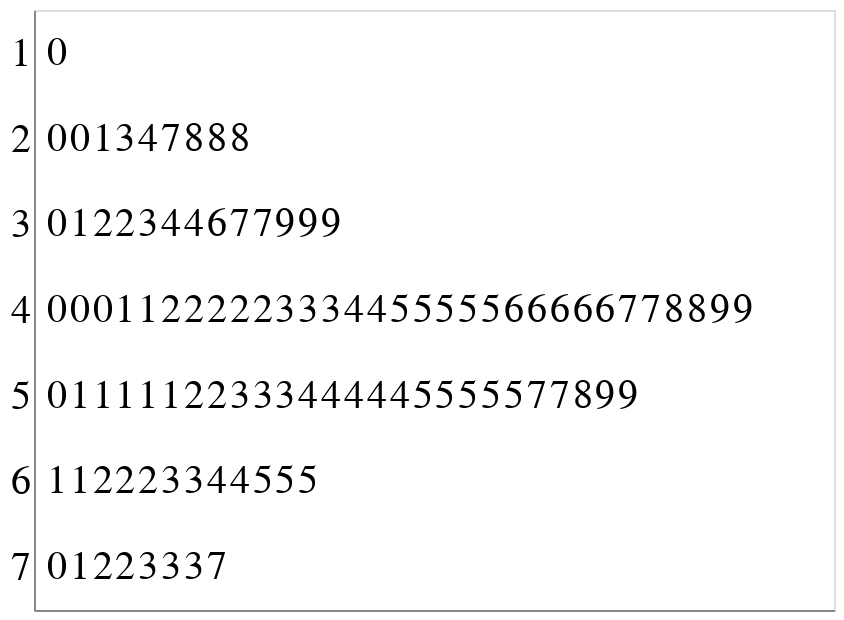

Write notebook code for a chart like this one.
### Code cell
import altair as alt
import pandas as pd
import numpy as np
np.random.seed(42)

# Generating random data
source = pd.DataFrame({'samples': np.random.normal(50, 15, 100).astype(int).astype(str)})

# Splitting stem and leaf
source['stem'] = source['samples'].str[:-1]
source['leaf'] = source['samples'].str[-1]

source = source.sort_values(by=['stem', 'leaf'])

# Determining leaf position
source['position'] = source.groupby('stem').cumcount().add(1)

# Creating stem and leaf plot
alt.Chart(source).mark_text(
    align='left',
    baseline='middle',
    dx=-5
).encode(
    alt.X('position:Q', title='',
        axis=alt.Axis(ticks=False, labels=False, grid=False)
    ),
    alt.Y('stem:N', title='', axis=alt.Axis(tickSize=0)),
    text='leaf:N',
).configure_axis(
    labelFontSize=20
).configure_text(
    fontSize=20
)

### Figure 1 — Vega-Lite specification as saved in the notebook (floating-point values rounded to 4 significant figures)
{"$schema": "https://vega.github.io/schema/vega-lite/v3.4.0.json", "config": {"axis": {"labelFontSize": 20}, "mark": {"tooltip": null}, "text": {"fontSize": 20}, "view": {"height": 300, "width": 400}}, "data": {"name": "data-656e163bdf36ab7b5e5a64e77d1bc438"}, "datasets": {"data-656e163bdf36ab7b5e5a64e77d1bc438": [{"leaf": "0", "position": 1, "samples": "10", "stem": "1"}, {"leaf": "0", "position": 1, "samples": "20", "stem": "2"}, {"leaf": "0", "position": 2, "samples": "20", "stem": "2"}, {"leaf": "1", "position": 3, "samples": "21", "stem": "2"}, {"leaf": "3", "position": 4, "samples": "23", "stem": "2"}, {"leaf": "4", "position": 5, "samples": "24", "stem": "2"}, {"leaf": "7", "position": 6, "samples": "27", "stem": "2"}, {"leaf": "8", "position": 7, "samples": "28", "stem": "2"}, {"leaf": "8", "position": 8, "samples": "28", "stem": "2"}, {"leaf": "8", "position": 9, "samples": "28", "stem": "2"}, {"leaf": "0", "position": 1, "samples": "30", "stem": "3"}, {"leaf": "1", "position": 2, "samples": "31", "stem": "3"}, {"leaf": "2", "position": 3, "samples": "32", "stem": "3"}, {"leaf": "2", "position": 4, "samples": "32", "stem": "3"}, {"leaf": "3", "position": 5, "samples": "33", "stem": "3"}, {"leaf": "4", "position": 6, "samples": "34", "stem": "3"}, {"leaf": "4", "position": 7, "samples": "34", "stem": "3"}, {"leaf": "6", "position": 8, "samples": "36", "stem": "3"}, {"leaf": "7", "position": 9, "samples": "37", "stem": "3"}, {"leaf": "7", "position": 10, "samples": "37", "stem": "3"}, {"leaf": "9", "position": 11, "samples": "39", "stem": "3"}, {"leaf": "9", "position": 12, "samples": "39", "stem": "3"}, {"leaf": "9", "position": 13, "samples": "39", "stem": "3"}, {"leaf": "0", "position": 1, "samples": "40", "stem": "4"}, {"leaf": "0", "position": 2, "samples": "40", "stem": "4"}, {"leaf": "0", "position": 3, "samples": "40", "stem": "4"}, {"leaf": "1", "position": 4, "samples": "41", "stem": "4"}, {"leaf": "1", "position": 5, "samples": "41", "stem": "4"}, {"leaf": "2", "position": 6, "samples": "42", "stem": "4"}, {"leaf": "2", "position": 7, "samples": "42", "stem": "4"}, {"leaf": "2", "position": 8, "samples": "42", "stem": "4"}, {"leaf": "2", "position": 9, "samples": "42", "stem": "4"}, {"leaf": "2", "position": 10, "samples": "42", "stem": "4"}, {"leaf": "3", "position": 11, "samples": "43", "stem": "4"}, {"leaf": "3", "position": 12, "samples": "43", "stem": "4"}, {"leaf": "3", "position": 13, "samples": "43", "stem": "4"}, {"leaf": "4", "position": 14, "samples": "44", "stem": "4"}, {"leaf": "4", "position": 15, "samples": "44", "stem": "4"}, {"leaf": "5", "position": 16, "samples": "45", "stem": "4"}, {"leaf": "5", "position": 17, "samples": "45", "stem": "4"}, {"leaf": "5", "position": 18, "samples": "45", "stem": "4"}, {"leaf": "5", "position": 19, "samples": "45", "stem": "4"}, {"leaf": "5", "position": 20, "samples": "45", "stem": "4"}, {"leaf": "6", "position": 21, "samples": "46", "stem": "4"}, {"leaf": "6", "position": 22, "samples": "46", "stem": "4"}, {"leaf": "6", "position": 23, "samples": "46", "stem": "4"}, {"leaf": "6", "position": 24, "samples": "46", "stem": "4"}, {"leaf": "6", "position": 25, "samples": "46", "stem": "4"}, {"leaf": "7", "position": 26, "samples": "47", "stem": "4"}, {"leaf": "7", "position": 27, "samples": "47", "stem": "4"}, {"leaf": "8", "position": 28, "samples": "48", "stem": "4"}, {"leaf": "8", "position": 29, "samples": "48", "stem": "4"}, {"leaf": "9", "position": 30, "samples": "49", "stem": "4"}, {"leaf": "9", "position": 31, "samples": "49", "stem": "4"}, {"leaf": "0", "position": 1, "samples": "50", "stem": "5"}, {"leaf": "1", "position": 2, "samples": "51", "stem": "5"}, {"leaf": "1", "position": 3, "samples": "51", "stem": "5"}, {"leaf": "1", "position": 4, "samples": "51", "stem": "5"}, {"leaf": "1", "position": 5, "samples": "51", "stem": "5"}, {"leaf": "1", "position": 6, "samples": "51", "stem": "5"}, {"leaf": "2", "position": 7, "samples": "52", "stem": "5"}, {"leaf": "2", "position": 8, "samples": "52", "stem": "5"}, {"leaf": "3", "position": 9, "samples": "53", "stem": "5"}, {"leaf": "3", "position": 10, "samples": "53", "stem": "5"}, {"leaf": "3", "position": 11, "samples": "53", "stem": "5"}, {"leaf": "4", "position": 12, "samples": "54", "stem": "5"}, {"leaf": "4", "position": 13, "samples": "54", "stem": "5"}, {"leaf": "4", "position": 14, "samples": "54", "stem": "5"}, {"leaf": "4", "position": 15, "samples": "54", "stem": "5"}, {"leaf": "4", "position": 16, "samples": "54", "stem": "5"}, {"leaf": "5", "position": 17, "samples": "55", "stem": "5"}, {"leaf": "5", "position": 18, "samples": "55", "stem": "5"}, {"leaf": "5", "position": 19, "samples": "55", "stem": "5"}, {"leaf": "5", "position": 20, "samples": "55", "stem": "5"}, {"leaf": "5", "position": 21, "samples": "55", "stem": "5"}, {"leaf": "7", "position": 22, "samples": "57", "stem": "5"}, {"leaf": "7", "position": 23, "samples": "57", "stem": "5"}, {"leaf": "8", "position": 24, "samples": "58", "stem": "5"}, {"leaf": "9", "position": 25, "samples": "59", "stem": "5"}, {"leaf": "9", "position": 26, "samples": "59", "stem": "5"}, {"leaf": "1", "position": 1, "samples": "61", "stem": "6"}, {"leaf": "1", "position": 2, "samples": "61", "stem": "6"}, {"leaf": "2", "position": 3, "samples": "62", "stem": "6"}, {"leaf": "2", "position": 4, "samples": "62", "stem": "6"}, {"leaf": "2", "position": 5, "samples": "62", "stem": "6"}, {"leaf": "3", "position": 6, "samples": "63", "stem": "6"}, {"leaf": "3", "position": 7, "samples": "63", "stem": "6"}, {"leaf": "4", "position": 8, "samples": "64", "stem": "6"}, {"leaf": "4", "position": 9, "samples": "64", "stem": "6"}, {"leaf": "5", "position": 10, "samples": "65", "stem": "6"}, {"leaf": "5", "position": 11, "samples": "65", "stem": "6"}, {"leaf": "5", "position": 12, "samples": "65", "stem": "6"}, {"leaf": "0", "position": 1, "samples": "70", "stem": "7"}, {"leaf": "1", "position": 2, "samples": "71", "stem": "7"}, {"leaf": "2", "position": 3, "samples": "72", "stem": "7"}, {"leaf": "2", "position": 4, "samples": "72", "stem": "7"}, {"leaf": "3", "position": 5, "samples": "73", "stem": "7"}, {"leaf": "3", "position": 6, "samples": "73", "stem": "7"}, {"leaf": "3", "position": 7, "samples": "73", "stem": "7"}, {"leaf": "7", "position": 8, "samples": "77", "stem": "7"}]}, "encoding": {"text": {"field": "leaf", "type": "nominal"}, "x": {"axis": {"grid": false, "labels": false, "ticks": false}, "field": "position", "title": "", "type": "quantitative"}, "y": {"axis": {"tickSize": 0}, "field": "stem", "title": "", "type": "nominal"}}, "mark": {"align": "left", "baseline": "middle", "dx": -5, "type": "text"}}
